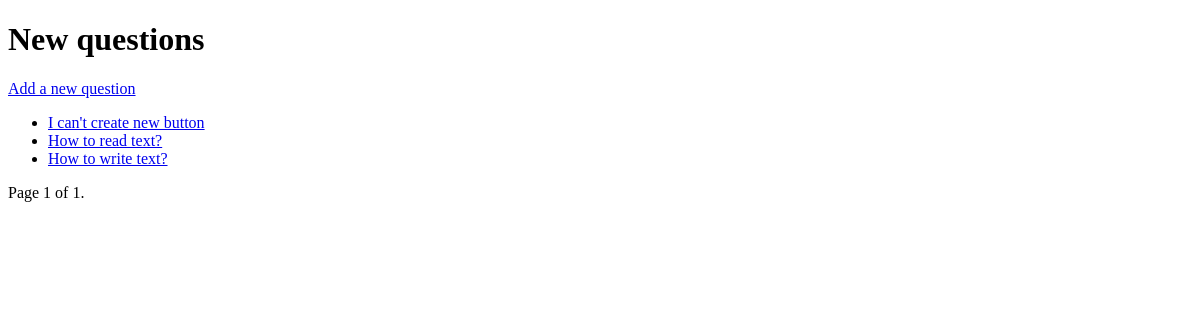
Before: /new/ with the older database file.
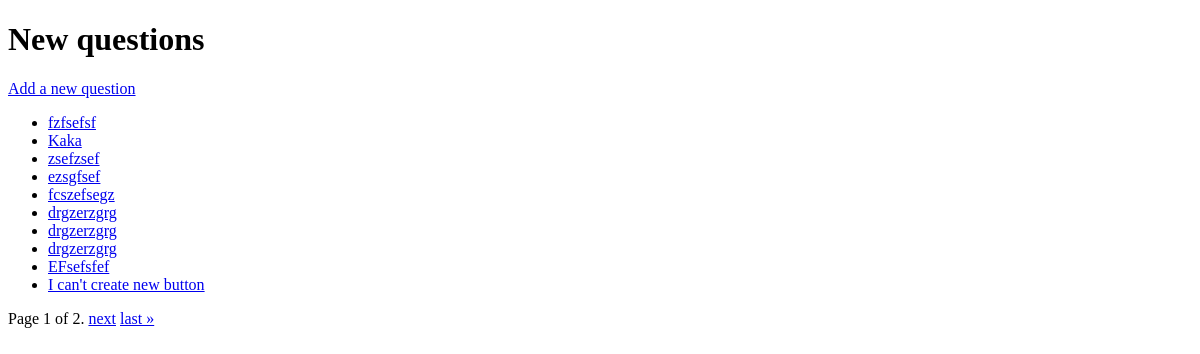
After: the same page with the newer database file.
### qa/models.py (models this page shows, shortened)
class Question(models.Model):
    objects = QuestionManager()
    title = models.CharField(max_length=255)
    text = models.TextField()
    added_at = models.DateTimeField(blank=True, auto_now_add=True)
    rating = models.IntegerField(default=0)
    author = models.ForeignKey(User, on_delete=models.CASCADE)
    likes = models.ManyToManyField(User, related_name='question_like_user')

### qa/views.py (the view)
# urls.py: path('new/', views.NewView.as_view(), name='new'),
class NewView(generic.ListView):
    template_name = 'new.html'
    paginate_by = 10
    model = Question
    def get_queryset(self):
        return Question.objects.new()[:]

### qa/models.py (called while the page is built)
    def new(self):
        return self.order_by('-added_at')

### qa/templates/new.html (shortened to what this page needs)
<!DOCTYPE html>
<html lang="en">
<head>
</head>
<body>
<h1>New questions</h1>
<a href="{% url 'qa:ask' %}">Add a new question</a>
<ul>
{% for question in page_obj %}
    <li><a href="{% url 'qa:question' question.id %}">{{ question.title }}</a></li>
{% endfor %}
</ul>
<div class="pagination">
    <span class="step-links">
        <span class="current">
            Page {{ page_obj.number }} of {{ page_obj.paginator.num_pages }}.
        </span>
        {% if page_obj.has_next %}
            <a href="?page={{ page_obj.next_page_number }}">next</a>
            <a href="?page={{ page_obj.paginator.num_pages }}">last &raquo;</a>
        {% endif %}
    </span>
</div>
</body>
</html>

Changed rows visible on the page:
no longer on this page (row unchanged): Question: title "How to read text?"
no longer on this page (row unchanged): Question: title "How to write text?"
added Question: title "fzfsefsf"
added Question: title "Kaka"
added Question: title "zsefzsef"
added Question: title "ezsgfsef"
added Question: title "fcszefsegz"
added Question: title "drgzerzgrg"
added Question: title "drgzerzgrg"
added Question: title "drgzerzgrg"
added Question: title "EFsefsfef"
Other visible differences:
{{ page_obj.paginator.num_pages }}: "1" → "2"
text now shown: "next last »"
